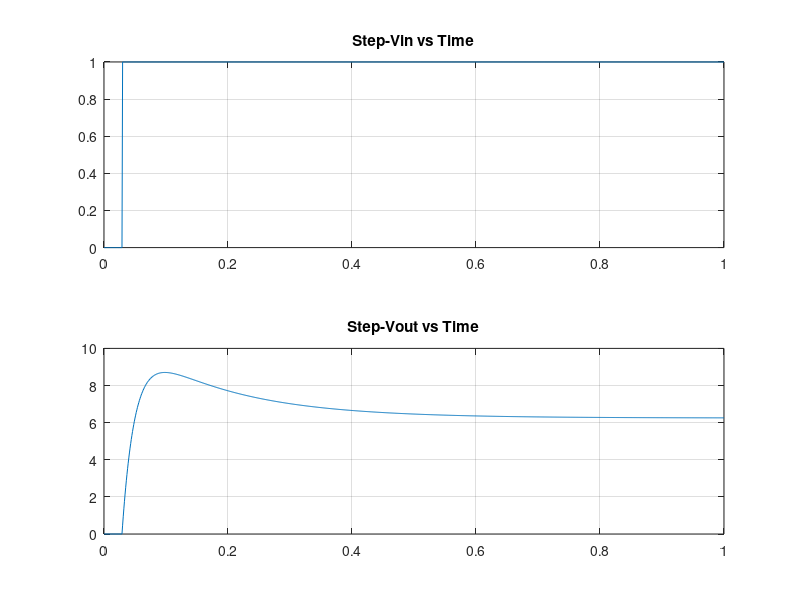
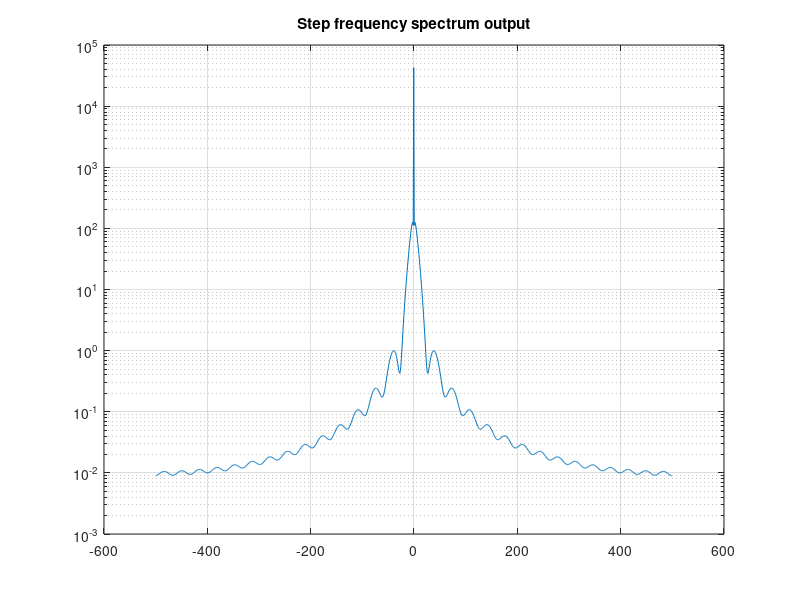
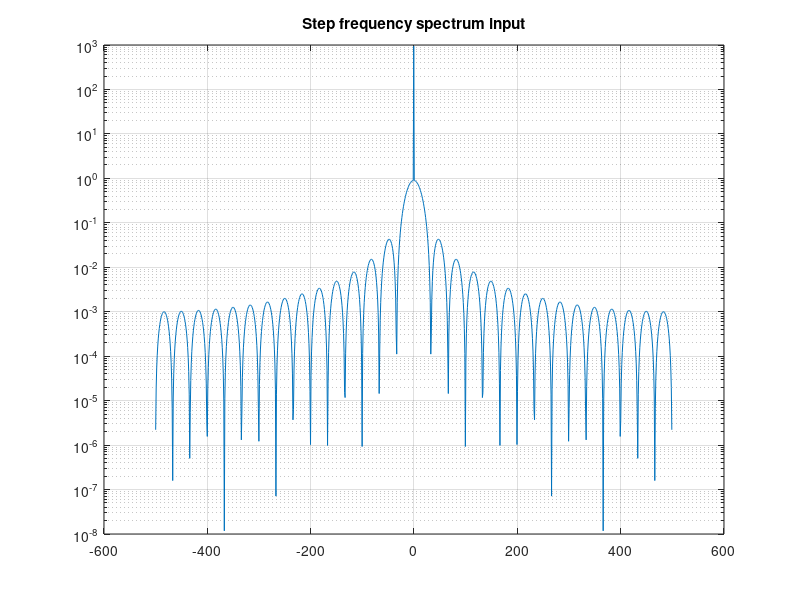
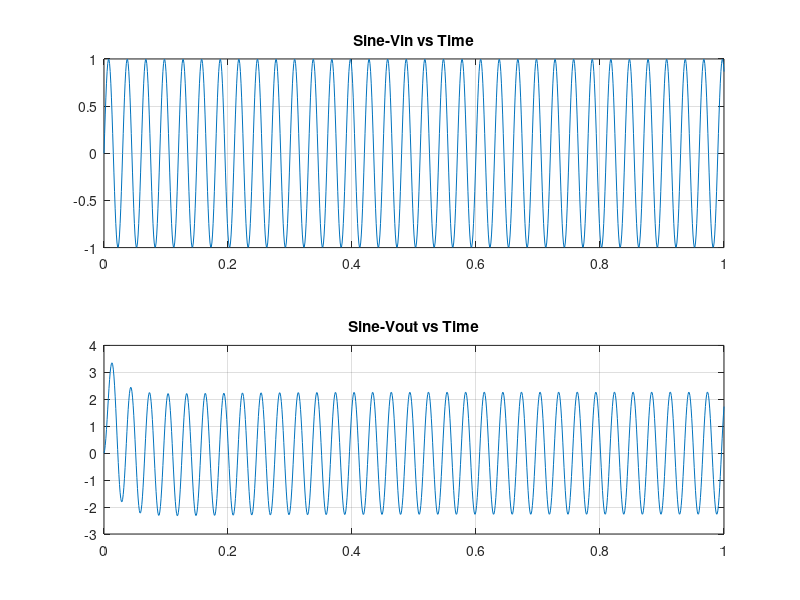

Write the MATLAB code that produced these figures, in order.
%% Assignment 4 Part 2 - Andrew Paul 100996250
% The second section of this assingment involved doing a transient analysis
% on the given circuit.
% 
% After inspecting the circuit it was found that this is a low pass filter
% and that is a linear cirucit.
%
% The frequency response would be that low frequency signals would be
% passed (lower than the corner frequency) and higher frequency singals
% would be attenuated.

close all;
clear;

%Initialize variables and matricies

G = zeros(8,8); 
C = zeros(8,8); 

R1 =1;
R2 = 2;
R3 = 10;
R4 = 0.1;
R0 = 1000;
cap = 0.25;
L = 0.2;
alpha = 100;

G1 = 1/R1;
G2 = 1/R2;
G3 = 1/R3;
G4 = 1/R4;
G0 = 1/R0;

G(1, 1) = -G1;
G(1, 2) =  G1;
G(2, 1) =  G1;
G(1, 3) =  G1;
G(2, 3) = -G1-G2;
G(3, 4) = -G3;
G(2, 7) = -1;
G(3, 7) = 1;
G(4, 3) = 1;
G(4, 4) = -1;
G(5, 6) = G4;
G(5, 7) = -alpha*G4;
G(5, 8) = 1;
G(6, 6) = -G4-G0;
G(6, 7) = alpha*G4;
G(7, 1) = 1;
G(8, 5) = 1; 
G(8, 7) = -alpha;

% Create C matrix
C(1,1)= -cap;
C(2,1)= cap;
C(1,3)= cap;
C(2,3)= -cap;
C(4,7)= -L;

time_step = 0.001;

Vout = zeros(1000,1);
Vin = zeros(1000,1);
Vsolp = zeros(8,1);

A = C/(time_step)+G;
time = zeros(1000,1);

i = 1;

F = zeros(1,8);

for t=0:time_step:1
    if(t<0.03)
        F(1,7) = 0;
    else
        F(1,7) = 1;
    end
    
    time(i) = t;
    Vsol = inv(A)*(C*Vsolp/time_step + F');
    Vout(i) = Vsol(6);
    Vin(i) = Vsol(1);
    Vsolp = Vsol;
    i = i+1; 
end

figure(1)
subplot(2,1,2)
plot(time,Vout)
title('Step-Vout vs Time')
grid on

subplot(2,1,1)
plot(time,Vin)
title('Step-Vin vs Time')
grid on

freq = 1000;
freqOut = fft(Vout);
x = length(Vout);
y = fftshift(freqOut);
freqShift = (-x/2:x/2-1)*(freq/x); 
shift = abs(y).^2/x;

figure(2)
semilogy(freqShift,shift)
title('Step frequency spectrum output')
grid on

%Vin

freqIn = fft(Vin);
x = length(Vin);
y = fftshift(freqIn);
freqShift = (-x/2:x/2-1)*(freq/x); 
shift = abs(y).^2/x;

figure(3)
semilogy(freqShift,shift)
title('Step frequency spectrum input')
grid on

%Sine wave input

Vt = @(t) sin(2*pi*(1/0.03)*t);
Vout = zeros(1000,1);
Vin = zeros(1000,1);
Vsolp = zeros(8,1);

A = C/(time_step)+G;
time = zeros(1000,1);

i = 1;

F = zeros(1,8);

for t=0:time_step:1
    
    F(1,7) = Vt(t);
    
    time(i) = t;
    Vsol = inv(A)*(C*Vsolp/time_step + F');
    Vout(i) = Vsol(6);
    Vin(i) = Vsol(1);
    Vsolp = Vsol;
    i = i+1; 
end

figure(4)
subplot(2,1,2)
plot(time,Vout)
title('Sine-Vout vs Time')
grid on

subplot(2,1,1)
plot(time,Vin)
title('Sine-Vin vs Time')
grid on

freq = 1000;
freqOut = fft(Vout);
x = length(Vout);
y = fftshift(freqOut);
freqShift = (-x/2:x/2-1)*(freq/x); 
shift = abs(y).^2/x;    

figure(5)
semilogy(freqShift,shift)
title('Sine frequency spectrum output')
grid on

freqIn = fft(Vin);
x = length(Vin);
y = fftshift(freqIn);
freqShift = (-x/2:x/2-1)*(freq/x); 
shift = abs(y).^2/x;  

figure(6)
semilogy(freqShift,shift)
title('Sine frequency spectrum input')
grid on

% Gaussian input

Vt = @(t) exp(-(1/2)*((t-0.06)/(0.03))^2);
Vout = zeros(1000,1);
Vin = zeros(1000,1);
Vsolp = zeros(8,1);

A = C/(time_step)+G;
time = zeros(1000,1);

i = 1;

F = zeros(1,8);

for t=0:time_step:1
    
    F(1,7) = Vt(t);
    
    time(i) = t;
    Vsol = inv(A)*(C*Vsolp/time_step + F');
    Vout(i) = Vsol(6);
    Vin(i) = Vsol(1);
    Vsolp = Vsol;
    i = i+1; 
end

figure(7)
subplot(2,1,2)
plot(time,Vout)
title('Gaussian-Vout vs Time')
grid on

subplot(2,1,1)
plot(time,Vin)
title('Gaussian-Vin vs Time')
grid on

freq = 1000;
freqOut = fft(Vout);
x = length(Vout);
y = fftshift(freqOut);
freqShift = (-x/2:x/2-1)*(freq/x); 
shift = abs(y).^2/x;     

figure(8)
semilogy(freqShift,shift)
title('Gaussian frequency spectrum output')
grid on

freqIn = fft(Vin);
x = length(Vin);
y = fftshift(freqIn);
freqShift = (-x/2:x/2-1)*(freq/x);
shift = abs(y).^2/x;

figure(9)
semilogy(freqShift,shift)
title('Gaussian frequency spectrum input')
grid on

%Larger time step for Sine wave input

time_step = 0.1;

Vt = @(t) sin(2*pi*(1/0.03)*t);
Vout = zeros(1000,1);
Vin = zeros(1000,1);
Vsolp = zeros(8,1);

A = C/(time_step)+G;
time = zeros(1000,1);

i = 1;

F = zeros(1,8);

for t=0:time_step:1
    
    F(1,7) = Vt(t);
    
    time(i) = t;
    Vsol = inv(A)*(C*Vsolp/time_step + F');
    Vout(i) = Vsol(6);
    Vin(i) = Vsol(1);
    Vsolp = Vsol;
    i = i+1; 
end

figure(10)
subplot(2,1,2)
plot(time,Vout)
title('Sine-Vout vs Time: Larger Time Step')
grid on

subplot(2,1,1)
plot(time,Vin)
title('Sine-Vin vs Time: Larger Time Step')
grid on

freq = 1000;
freqOut = fft(Vout);
x = length(Vout);
y = fftshift(freqOut);
freqShift = (-x/2:x/2-1)*(freq/x); 
shift = abs(y).^2/x;    

figure(11)
semilogy(freqShift,shift)
title('Sine frequency spectrum output: Larger Time Step')
grid on

freqIn = fft(Vin);
x = length(Vin);
y = fftshift(freqIn);
freqShift = (-x/2:x/2-1)*(freq/x); 
shift = abs(y).^2/x;    

figure(12)
semilogy(freqShift,shift)
title('Sine frequency spectrum input: Larger Time Step')
grid on

%%
% From the time domain analyiss of the circuit it was found that as the time step was increased 
% the output waveform would appear to have more distorsion, thus a smaller time
% step would give a cleaner signal and should be used for analysis.

